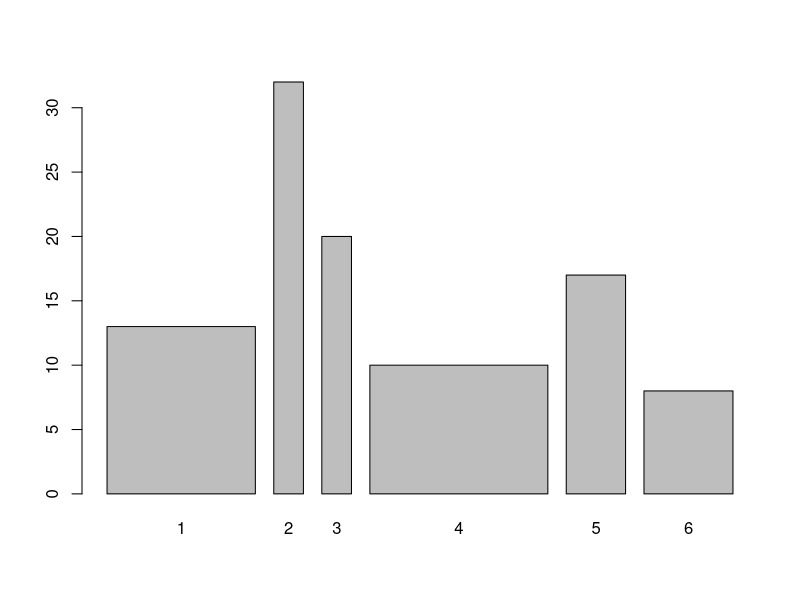

This chart was generated by the following R code:
# **Exercice 20 : Simulation d’un jeu de dés**
#   
#   - Simulez 100 lancers de dés avec la fonction `sample()`, en choisissant un nombre entre 1 et 6 pour chaque lancer.
# - Comptez la fréquence de chaque résultat (1 à 6) avec la fonction `table()`.
# - Affichez ces fréquences sous forme d’un barplot avec `barplot()`.

des = sample(1:6,100, replace =TRUE)
freq = table(round(des))
barplot(freq,des)

